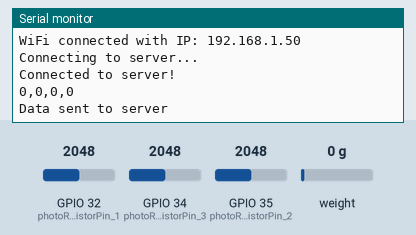
Recording of a sketch running on a simulated ESP32. On the bench: the last lines printed to the serial monitor. Inputs (shaded band) come from the test bench; at power-on: weight on the scale 0 g, GPIO 32 (photoResistorPin_1) = 2048, GPIO 34 (photoResistorPin_3) = 2048, GPIO 35 (photoResistorPin_2) = 2048. WiFi joins after 1.5 s; servers stay silent unless stated.

Above: at 4.4 s.
4.5 s: weight on the scale set to 100 g
At 8.7 s:
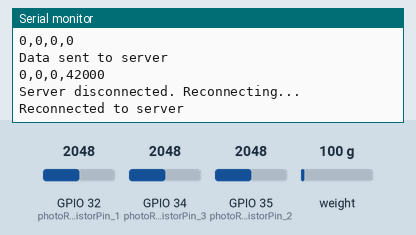
9.9 s: GPIO 32 (photoResistorPin_1) set to 2866
12.3 s: GPIO 34 (photoResistorPin_3) set to 2866
At 12.56 s:
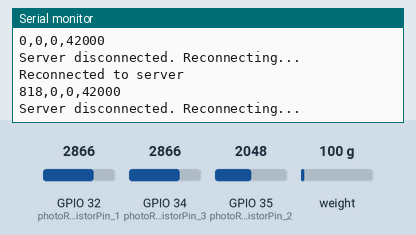
14.7 s: GPIO 35 (photoResistorPin_2) set to 2866
At 17.0 s:
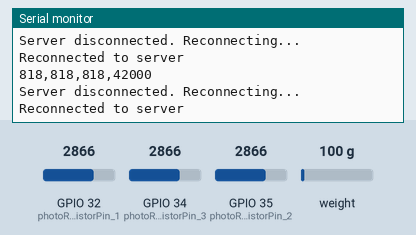
17.1 s: weight on the scale set to 1250 g
19.5 s: GPIO 32 (photoResistorPin_1) set to 3972
At 22.0 s:
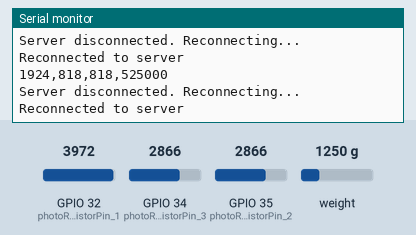
Timing chart, 0 to 22.9 s (numbered marks = the images above; inputs shaded):
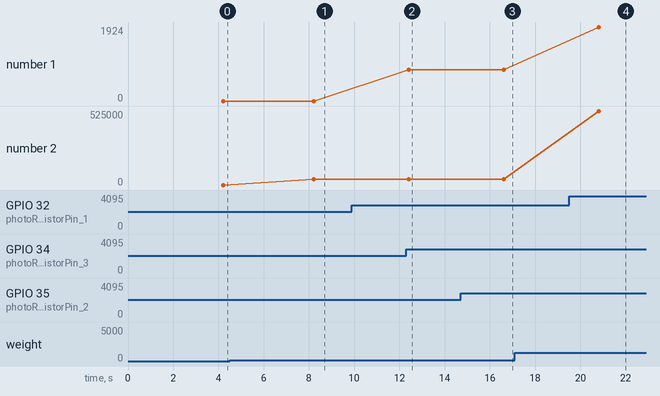

The sketch:

altar2.0.ino
```cpp
#include <WiFi.h>
#include <Wire.h>
#include <Arduino.h>
#include "HX711.h"

// Photoresistor wiring
const int photoResistorPin_1 = 32; // Red (middle candle)
const int photoResistorPin_2 = 35; // Green (right candle)
const int photoResistorPin_3 = 34; // Brown (left candle)

// HX711 circuit wiring
const int LOADCELL_DOUT_PIN = 33;
const int LOADCELL_SCK_PIN = 25;
HX711 scale;

// Network settings
const char* wifi = "yale wireless"; // CHANGE TO YOUR CURRENT WIFI
const char* password = "";
const char* serverIP = "10.67.74.162"; // CHANGE TO YOUR LAPTOP'S CURRENT IP
const int serverPort = 12346; // Defined in Python script

WiFiClient client; // TCP client instance

// Global variables
int lightVal_1;   // Light reading
int lightVal_2;
int lightVal_3;
int loadVal;

// Calibration values
int ambientLight_1;
int ambientLight_2;
int ambientLight_3;
const int flameThreshold = 500; // Adjust threshold sensitivity for candle detection

void setup() {
  Serial.begin(115200);

  // Load sensor setup
  Serial.println("Initializing the scale");
  scale.begin(LOADCELL_DOUT_PIN, LOADCELL_SCK_PIN);
  scale.set_scale(1); // Ignore calibration for now
  scale.tare();       // Reset the scale to 0

  // Calibrate photoresistors
  Serial.println("Calibrating photoresistors...");
  ambientLight_1 = 0;
  ambientLight_2 = 0;
  ambientLight_3 = 0;
  for (int i = 0; i < 5; i++) {
    ambientLight_1 += analogRead(photoResistorPin_1);
    ambientLight_2 += analogRead(photoResistorPin_2);
    ambientLight_3 += analogRead(photoResistorPin_3);
    delay(100); // Small delay between readings for stability
  }
  ambientLight_1 /= 5;
  ambientLight_2 /= 5;
  ambientLight_3 /= 5;

  // Connect to Wi-Fi
  WiFi.begin(wifi, password);
  while (WiFi.status() != WL_CONNECTED) {
    delay(500);
    Serial.println("Waiting for WiFi connection...");
  }

  Serial.print("WiFi connected with IP: ");
  Serial.println(WiFi.localIP());

  // Connect to TCP server
  Serial.println("Connecting to server...");
  if (!client.connect(serverIP, serverPort)) {
    Serial.println("Connection to server failed!");
    while (true) {
      delay(1000);
    }
  }
  Serial.println("Connected to server!");
}

void loop() {
  // Read light sensor values
  lightVal_1 = analogRead(photoResistorPin_1) - ambientLight_1;
  lightVal_2 = analogRead(photoResistorPin_2) - ambientLight_2;
  lightVal_3 = analogRead(photoResistorPin_3) - ambientLight_3;
  loadVal = scale.get_units(10);

  // Print sensor values to Serial
  String values = String(lightVal_1) + "," + String(lightVal_2) + "," + String(lightVal_3) + "," + String(loadVal) + "\n";
  Serial.println(values);

  // Send data to server
  if (client.connected()) {
    client.print(values);
    Serial.println("Data sent to server");
  } else {
    Serial.println("Server disconnected. Reconnecting...");
    if (client.connect(serverIP, serverPort)) {
      Serial.println("Reconnected to server");
    } else {
      Serial.println("Reconnection failed");
    }
  }

  delay(3000); // Wait 3000 ms between readings
}
```

Measured:
- after the input at 4.5 s, the serial monitor: prints a new line after 3.7 s (image 1)
- after the input at 14.7 s, the serial monitor: prints a new line after 1.9 s (image 3)
- after the input at 19.5 s, the serial monitor: prints a new line after 1.3 s (image 4)
- plotted number 1: 818 → 1924 after the input at 19.5 s
- plotted number 2: 0 → 42000 after the input at 4.5 s
